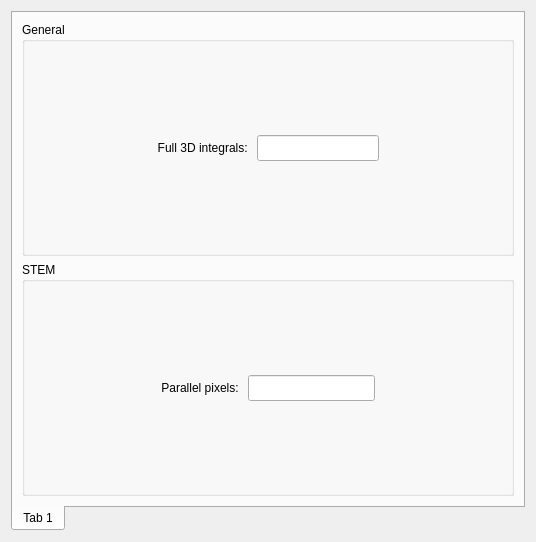
<?xml version="1.0" encoding="UTF-8"?>
<ui version="4.0">
 <class>GlobalSettingsFrame</class>
 <widget class="QWidget" name="GlobalSettingsFrame">
  <property name="geometry">
   <rect>
    <x>0</x>
    <y>0</y>
    <width>536</width>
    <height>542</height>
   </rect>
  </property>
  <property name="windowTitle">
   <string>Form</string>
  </property>
  <layout class="QGridLayout" name="gridLayout">
   <item row="0" column="0">
    <widget class="QTabWidget" name="tabWidget">
     <property name="tabPosition">
      <enum>QTabWidget::South</enum>
     </property>
     <property name="currentIndex">
      <number>0</number>
     </property>
     <widget class="QWidget" name="tab">
      <attribute name="title">
       <string>Tab 1</string>
      </attribute>
      <layout class="QVBoxLayout" name="verticalLayout">
       <item>
        <widget class="QGroupBox" name="groupBox">
         <property name="title">
          <string>General</string>
         </property>
         <layout class="QGridLayout" name="gridLayout_4">
          <item row="0" column="2">
           <spacer name="verticalSpacer">
            <property name="orientation">
             <enum>Qt::Vertical</enum>
            </property>
            <property name="sizeHint" stdset="0">
             <size>
              <width>20</width>
              <height>0</height>
             </size>
            </property>
           </spacer>
          </item>
          <item row="1" column="0">
           <spacer name="horizontalSpacer_3">
            <property name="orientation">
             <enum>Qt::Horizontal</enum>
            </property>
            <property name="sizeHint" stdset="0">
             <size>
              <width>0</width>
              <height>20</height>
             </size>
            </property>
           </spacer>
          </item>
          <item row="1" column="2">
           <widget class="QLineEdit" name="edt3dIntegrals">
            <property name="minimumSize">
             <size>
              <width>100</width>
              <height>26</height>
             </size>
            </property>
           </widget>
          </item>
          <item row="1" column="3">
           <spacer name="horizontalSpacer_4">
            <property name="orientation">
             <enum>Qt::Horizontal</enum>
            </property>
            <property name="sizeHint" stdset="0">
             <size>
              <width>0</width>
              <height>20</height>
             </size>
            </property>
           </spacer>
          </item>
          <item row="1" column="1">
           <widget class="QLabel" name="lbl3d">
            <property name="sizePolicy">
             <sizepolicy hsizetype="Preferred" vsizetype="Preferred">
              <horstretch>0</horstretch>
              <verstretch>0</verstretch>
             </sizepolicy>
            </property>
            <property name="text">
             <string>Full 3D integrals: </string>
            </property>
            <property name="alignment">
             <set>Qt::AlignRight|Qt::AlignTrailing|Qt::AlignVCenter</set>
            </property>
           </widget>
          </item>
          <item row="2" column="2">
           <spacer name="verticalSpacer_2">
            <property name="orientation">
             <enum>Qt::Vertical</enum>
            </property>
            <property name="sizeHint" stdset="0">
             <size>
              <width>20</width>
              <height>0</height>
             </size>
            </property>
           </spacer>
          </item>
         </layout>
        </widget>
       </item>
       <item>
        <widget class="QGroupBox" name="groupBox_2">
         <property name="title">
          <string>STEM</string>
         </property>
         <layout class="QGridLayout" name="gridLayout_2">
          <item row="0" column="2">
           <spacer name="verticalSpacer_3">
            <property name="orientation">
             <enum>Qt::Vertical</enum>
            </property>
            <property name="sizeHint" stdset="0">
             <size>
              <width>20</width>
              <height>0</height>
             </size>
            </property>
           </spacer>
          </item>
          <item row="1" column="2">
           <widget class="QLineEdit" name="edtParallelPx">
            <property name="minimumSize">
             <size>
              <width>100</width>
              <height>26</height>
             </size>
            </property>
           </widget>
          </item>
          <item row="1" column="0">
           <spacer name="horizontalSpacer">
            <property name="orientation">
             <enum>Qt::Horizontal</enum>
            </property>
            <property name="sizeHint" stdset="0">
             <size>
              <width>0</width>
              <height>20</height>
             </size>
            </property>
           </spacer>
          </item>
          <item row="1" column="3">
           <spacer name="horizontalSpacer_2">
            <property name="orientation">
             <enum>Qt::Horizontal</enum>
            </property>
            <property name="sizeHint" stdset="0">
             <size>
              <width>0</width>
              <height>20</height>
             </size>
            </property>
           </spacer>
          </item>
          <item row="1" column="1">
           <widget class="QLabel" name="lblParallel">
            <property name="sizePolicy">
             <sizepolicy hsizetype="Preferred" vsizetype="Preferred">
              <horstretch>0</horstretch>
              <verstretch>0</verstretch>
             </sizepolicy>
            </property>
            <property name="layoutDirection">
             <enum>Qt::LeftToRight</enum>
            </property>
            <property name="text">
             <string>Parallel pixels: </string>
            </property>
            <property name="alignment">
             <set>Qt::AlignRight|Qt::AlignTrailing|Qt::AlignVCenter</set>
            </property>
           </widget>
          </item>
          <item row="2" column="2">
           <spacer name="verticalSpacer_4">
            <property name="orientation">
             <enum>Qt::Vertical</enum>
            </property>
            <property name="sizeHint" stdset="0">
             <size>
              <width>20</width>
              <height>0</height>
             </size>
            </property>
           </spacer>
          </item>
         </layout>
        </widget>
       </item>
      </layout>
     </widget>
    </widget>
   </item>
  </layout>
 </widget>
 <resources/>
 <connections/>
</ui>
